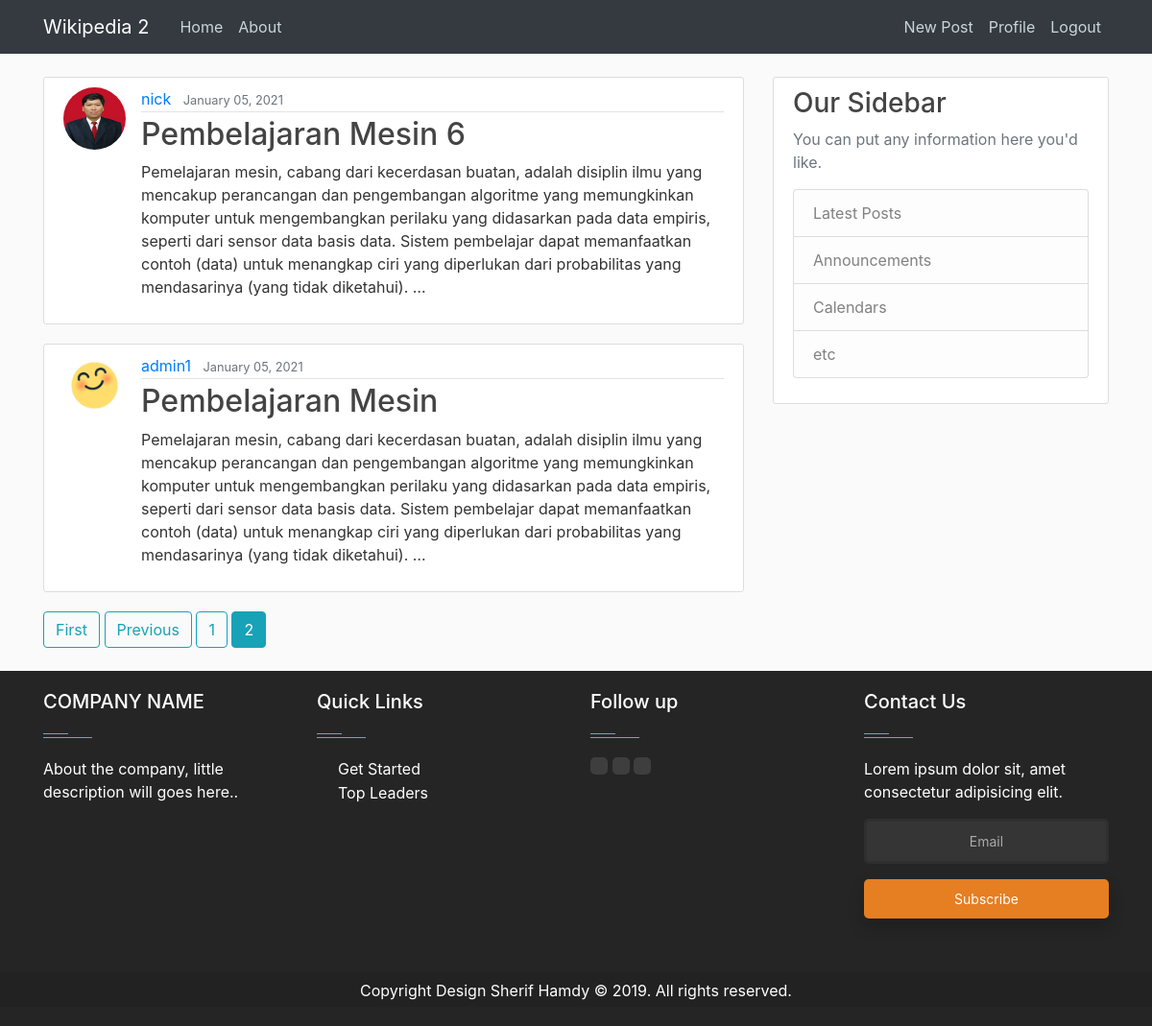
/?page=2 (signed in), run on the app's committed database.
### blog/models.py (models this page shows, shortened)
class Post(models.Model):
    title = models.CharField(max_length=100)
    content = models.TextField()
    date_posted = models.DateTimeField(default=timezone.now)
    author = models.ForeignKey(User, on_delete=models.CASCADE)

### users/models.py (models this page shows, shortened)
class Profile(models.Model):
    user = models.OneToOneField(User, on_delete=models.CASCADE)
    image = models.ImageField(default="default.jpg", upload_to="profile_pics")

### blog/views.py (the view)
# urls.py: path("", PostListView.as_view(), name="blog-home"),
class PostListView(ListView):
    model = Post
    template_name = "blog/home.html"  # <app>/<model>_<viewtype>.html
    context_object_name = "posts"
    paginate_by = 5

### blog/templates/blog/home.html (shortened to what this page needs)
{% extends "blog/base.html" %}
{% block content %}
   {% for post in posts %}
      <article class="media content-section">
        <img class="rounded-circle article-img" src="{{ post.author.profile.image.url }}">
        <div class="media-body">
          <div class="article-metadata">
            <a class="mr-2" href="{% url 'user-posts' post.author.username %}">{{ post.author }}</a>
            <small class="text-muted">{{ post.date_posted|date:"F d, Y" }}</small>
          </div>
          <h2><a class="article-title" href="{%url 'post-detail' post.id%}">{{ post.title }}</a></h2>
          <p class="article-content">{{ post.content|truncatewords:50 }}</p>
        </div>
      </article>
   {% endfor %}
   {% if is_paginated %}
     {% if page_obj.has_previous %}
        <a class="btn btn-outline-info mb-4" href="?page=1">First</a>
        <a class="btn btn-outline-info mb-4" href="?page={{ page_obj.has_previous_page_number }}">Previous</a>
     {% endif %}
     {% for num in page_obj.paginator.page_range %}
       {% if page_obj.number == num %}
         <a class="btn btn-info mb-4" href="?page={{ num }}">{{ num }}</a>
       {% elif num > page_obj.number|add:'-3' and num < page_obj.number|add:'3' %}
         <a class="btn btn-outline-info mb-4" href="?page={{ num }}">{{ num }}</a>
       {% endif %}
     {% endfor %}
   {% endif %}
{% endblock content %}

### blog/static/blog/main.css (style rules this page uses)
body { background: #fafafa; color: #333333; margin-top: 5rem; }
h1, h2, h3, h4, h5, h6 { color: #444444; }
.content-section { background: #ffffff; padding: 10px 20px; border: 1px solid #dddddd; border-radius: 3px; margin-bottom: 20px; }
.article-title { color: #444444; }
.article-content { white-space: pre-line; }
.article-img { height: 65px; width: 65px; margin-right: 16px; }
.article-metadata { padding-bottom: 1px; margin-bottom: 4px; border-bottom: 1px solid #e3e3e3 }

### data on the page
Post: author.profile.image (placeholder picture), author "nick", date_posted "January 05, 2021", title "Pembelajaran Mesin 6", content "Pemelajaran mesin, cabang dari kecerdasan buatan, adalah disiplin ilmu yang mencakup perancangan dan pengembangan algoritme yang memungkinkan komputer untuk mengembangkan perilaku yang didasarkan pada data empiris, seperti dari sensor data basis data. Sistem pembelajar dapat memanfaatkan contoh (data) untuk menangkap ciri yang diperlukan dari probabilitas yang mendasarinya (yang tidak diketahui). …"
Post: author.profile.image (picture), author "admin1", date_posted "January 05, 2021", title "Pembelajaran Mesin", content "Pemelajaran mesin, cabang dari kecerdasan buatan, adalah disiplin ilmu yang mencakup perancangan dan pengembangan algoritme yang memungkinkan komputer untuk mengembangkan perilaku yang didasarkan pada data empiris, seperti dari sensor data basis data. Sistem pembelajar dapat memanfaatkan contoh (data) untuk menangkap ciri yang diperlukan dari probabilitas yang mendasarinya (yang tidak diketahui). …"

### other printed values
{{ num }} "1"
{{ num }} "2"
